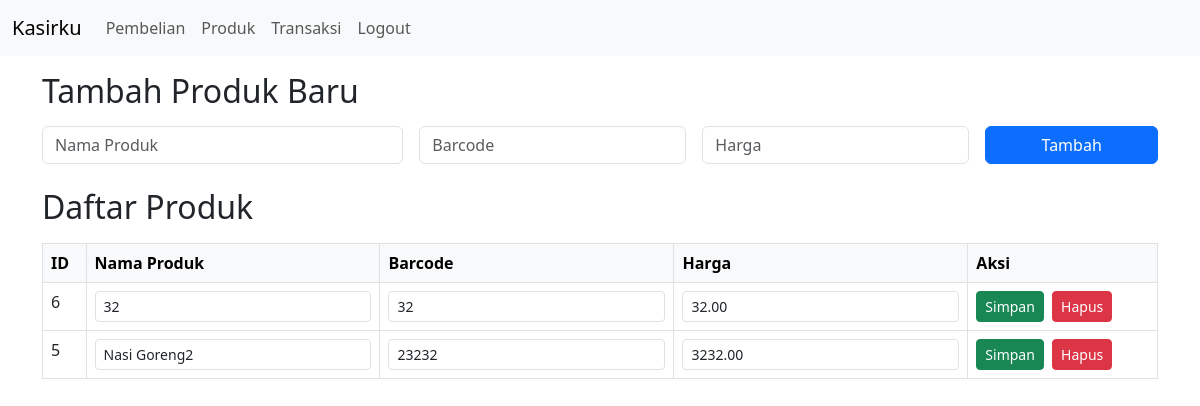
Page /administrator/produk.php (signed in) on the earlier database version.
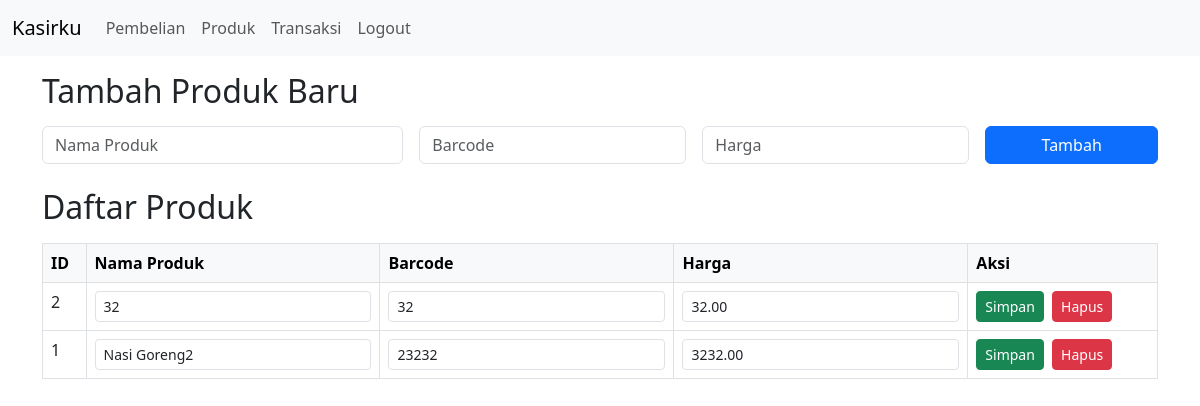
Same page on the later database version.
### tables this page shows
CREATE TABLE `produk` (
  `id` int(11) NOT NULL AUTO_INCREMENT,
  `barcode` varchar(50) NOT NULL,
  `nama_produk` varchar(100) NOT NULL,
  `harga` decimal(10,2) NOT NULL,
  PRIMARY KEY (`id`),
  UNIQUE KEY (`barcode`)
);

### administrator/produk.php (the view, shortened to what this page needs)
<?php
include '../koneksi.php';
include 'navbar.php';
$produk = $conn->query("SELECT * FROM produk ORDER BY nama_produk");
?>
<!DOCTYPE html>
<html>
<head>
    <link href="https://cdn.jsdelivr.net/npm/bootstrap@5.3.0/dist/css/bootstrap.min.css" rel="stylesheet">
</head>
<body>
    <div class="container mt-3">
        <h2 class="mb-3">Tambah Produk Baru</h2>
        <form method="post" class="mb-4">
            <div class="row g-3">
                <div class="col-md-4">
                    <input type="text" class="form-control" name="nama_produk" placeholder="Nama Produk" required>
                </div>
                <div class="col-md-3">
                    <input type="text" class="form-control" name="barcode" placeholder="Barcode" required>
                </div>
                <div class="col-md-3">
                    <input type="number" class="form-control" name="harga" placeholder="Harga" required>
                </div>
                <div class="col-md-2">
                    <button type="submit" class="btn btn-primary w-100" name="tambah_produk">Tambah</button>
                </div>
            </div>
        </form>
        <h2 class="mb-3">Daftar Produk</h2>
        <table class="table table-bordered">
            <thead class="table-light">
                <tr>
                    <th>ID</th>
                    <th>Nama Produk</th>
                    <th>Barcode</th>
                    <th>Harga</th>
                    <th>Aksi</th>
                </tr>
            </thead>
            <tbody>
                <?php while($row = $produk->fetch_assoc()): ?>
                <tr>
                    <td><?= $row['id'] ?></td>
                    <td>
                        <form method="post" class="mb-0">
                            <input type="text" class="form-control form-control-sm" name="nama_produk" value="<?= htmlspecialchars($row['nama_produk']) ?>">
                    </td>
                    <td>
                            <input type="text" class="form-control form-control-sm" name="barcode" value="<?= htmlspecialchars($row['barcode']) ?>">
                    </td>
                    <td>
                            <input type="number" class="form-control form-control-sm" name="harga" value="<?= $row['harga'] ?>">
                    </td>
                    <td>
                            <button type="submit" class="btn btn-sm btn-success me-1" name="edit_produk">Simpan</button>
                        <a href="?hapus=<?= $row['id'] ?>" class="btn btn-sm btn-danger" onclick="return confirm('Hapus produk ini?')">Hapus</a>
                    </td>
                </tr>
                <?php endwhile; ?>
            </tbody>
        </table>
    </div>
</body>
</html>

### administrator/navbar.php (shortened to what this page needs)
<nav class="navbar navbar-expand-lg bg-body-tertiary">
  <div class="container-fluid">
    <a class="navbar-brand" href="#">Kasirku</a>
    <div class="collapse navbar-collapse" id="navbarNav">
      <ul class="navbar-nav">
        <li class="nav-item">
          <a class="nav-link" href="Pembelian.php">Pembelian</a>
        </li>
        <li class="nav-item">
          <a class="nav-link" href="produk.php">Produk</a>
        </li>
        <li class="nav-item">
          <a class="nav-link" href="transaksi.php">Transaksi</a>
        </li>
        <li class="nav-item">
          <a class="nav-link" href="../logout.php">Logout</a>
        </li>
      </ul>
    </div>
  </div>
</nav>

Differences in the rows shown:
removed produk: id "6", nama_produk "32", barcode "32", harga "32.00"
removed produk: id "5", nama_produk "Nasi Goreng2", barcode "23232", harga "3232.00"
added produk: id "2", nama_produk "32", barcode "32", harga "32.00"
added produk: id "1", nama_produk "Nasi Goreng2", barcode "23232", harga "3232.00"
